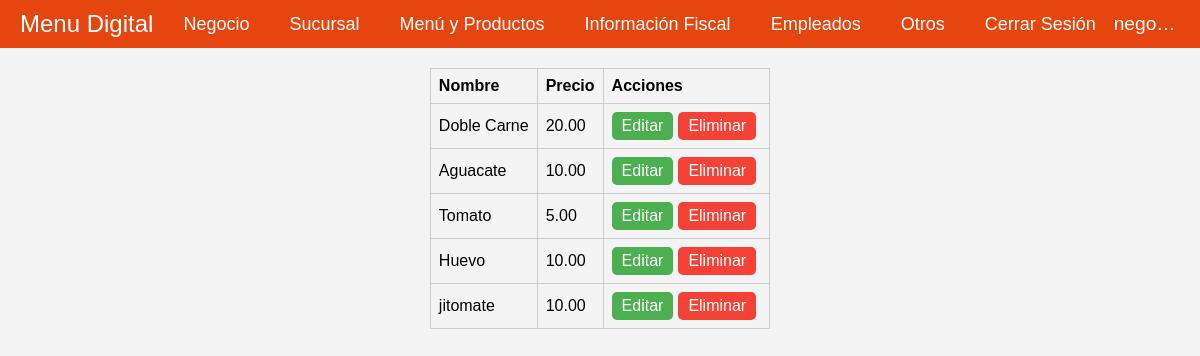
Screenshot of /src/company/company-ingredients/read-company-ingredients/read-company-ingredients.php (signed in) with the database file from the repository.
### tables this page shows
CREATE TABLE `companies` (
  `id` int NOT NULL,
  `logo_path` varchar(255) DEFAULT NULL,
  `associated_name` varchar(255) NOT NULL,
  `business_name` varchar(255) NOT NULL,
  `address` text NOT NULL,
  `email` varchar(100) NOT NULL,
  `cellphone` char(10) NOT NULL,
  `food_type` enum('restaurante','cafe','panaderia','otro') NOT NULL,
  `has_rfc` tinyint(1) NOT NULL,
  `consistent_menu` tinyint(1) NOT NULL,
  `password` varchar(255) NOT NULL,
  `user_type` varchar(50) NOT NULL DEFAULT 'negocio'
);

CREATE TABLE `ingredients` (
  `id` int NOT NULL,
  `name` varchar(255) NOT NULL,
  `price` decimal(10,2) NOT NULL,
  `company_id` int DEFAULT NULL
);

### src/company/company-ingredients/read-company-ingredients/fetch-company-ingredients.php (the view, shortened to what this page needs)
<?php
require '../../../db/connection.php';
$companyId = $_SESSION['company_id'];
$sql = "SELECT id, name, price FROM ingredients WHERE company_id = ?";
$stmt = $conn->prepare($sql);
$stmt->bind_param("i", $companyId);
$stmt->execute();
$result = $stmt->get_result();
if ($result->num_rows > 0) {
    while ($row = $result->fetch_assoc()) {
        echo "<tr>";
        echo "<td>" . htmlspecialchars($row['name']) . "</td>";
        echo "<td>" . htmlspecialchars($row['price']) . "</td>";
        echo "<td>";
        echo "<a href='../update-company-ingredients/update-company-ingredients.php?id=" . $row['id'] . "' class='button edit-btn'>Editar</a>";
        echo "<a href='delete-company-ingredients.php?id=" . $row['id'] . "' class='button delete-btn' onclick='return confirm(\"¿Estás seguro de que deseas eliminar este ingrediente?\");'>Eliminar</a>";
        echo "</td>";
        echo "</tr>";
    }
} else {
    echo "<tr><td colspan='3'>No se encontraron ingredientes.</td></tr>";
}

### src/company/company-menubar/company-menubar.php (shortened to what this page needs)
<?php
$companyId = $_SESSION['company_id'];
$sql = "SELECT business_name FROM companies WHERE id = ?";
$stmt = $conn->prepare($sql);
$stmt->bind_param("i", $companyId);
$stmt->execute();
$result = $stmt->get_result();
if ($result->num_rows > 0) {
    $company = $result->fetch_assoc();
    $businessName = $company['business_name'];
} else {
    $businessName = "Nombre no encontrado";
}
$base_url = '/src';
?>
<nav class="navbar">
    <a href="/src/company/company-options/company-options.php" class="logo">Menu Digital</a>
    <div class="menu-container">
        <ul class="menu">
            <li>
                <a href="#about">Negocio</a>
            </li>
            <li>
                <a href="#services">Sucursal</a>
            </li>
            <li>
                <a href="#services">Menú y Productos</a>
            </li>
            <li>
                <a href="#services">Información Fiscal</a>
            </li>
            <li>
                <a href="#services">Empleados</a>
            </li>
            <li>
                <a href="#services">Otros</a>
            </li>
            <li>
                <a href="<?php echo $base_url; ?>/logout/logout.php">Cerrar Sesión</a>
            </li>
        </ul>
    </div>
    <div class="business-name">
        <?php echo htmlspecialchars($businessName); ?>
    </div>
</nav>

### src/company/company-ingredients/read-company-ingredients/read-company-ingredients.css (style rules this page uses)
body { font-family: Arial, sans-serif; background-color: #f4f4f4; display: flex; justify-content: center; align-items: center; margin: 0; padding: 20px; }
table, th, td { border: 1px solid #ccc; }
th, td { padding: 8px; text-align: left; }
a.button { padding: 5px 10px; margin-right: 5px; cursor: pointer; border-radius: 5px; text-decoration: none; display: inline-block; }
.edit-btn { background-color: #4caf50; color: white; }
.delete-btn { background-color: #f44336; color: white; }

### src/company/company-menubar/company-menubar.css (style rules this page uses)
body { margin: 0; padding: 0; font-family: Arial, sans-serif; }
.business-name { margin-left: auto; padding-left: 20px; font-size: 1.2em; color: #fff; white-space: nowrap; overflow: hidden; text-overflow: ellipsis; max-width: 200px; }
.navbar { display: flex; justify-content: space-between; align-items: center; padding: 10px 20px; background-color: #e5450f; color: #fff; position: fixed; width: 100%; top: 0; z-index: 1000; box-sizing: border-box; }
.navbar .logo { color: white; font-size: 24px; text-decoration: none; flex-shrink: 0; }
.navbar .menu-container { display: flex; justify-content: center; flex-grow: 1; }
.navbar .menu { display: flex; list-style: none; margin: 0; padding: 0; }
.navbar .menu li { position: relative; margin-left: 20px; flex-shrink: 0; }
.navbar .menu li a { color: white; text-decoration: none; font-size: 18px; padding: 10px; }
.navbar .menu li:last-child a { color: white; text-decoration: none; font-size: 18px; padding: 10px; }

### rows the page displays
companies: business_name "negocio"
ingredients: name "Doble Carne", price "20.00"
ingredients: name "Aguacate", price "10.00"
ingredients: name "Tomato", price "5.00"
ingredients: name "Huevo", price "10.00"
ingredients: name "jitomate", price "10.00"
